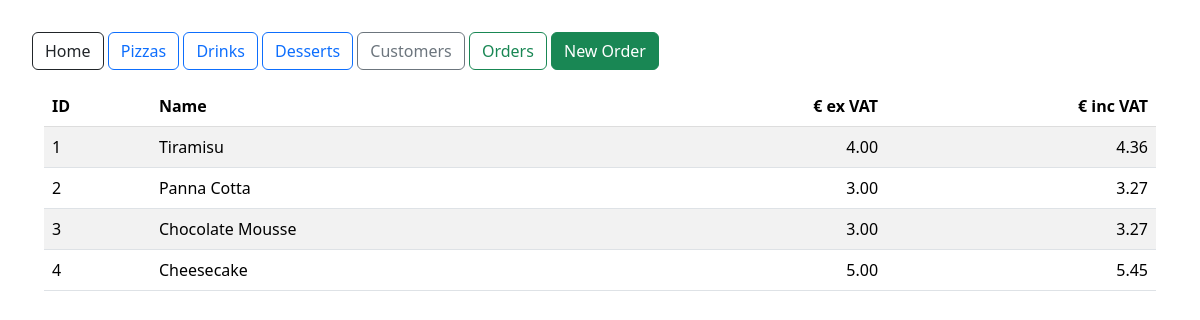
/desserts, run on the app's committed database.
### models.py (models this page shows)
class Dessert(db.Model):
    __tablename__ = "Dessert"
    dessert_id = db.Column(db.Integer, primary_key=True, autoincrement=True)
    name       = db.Column(db.String(64), nullable=False)
    price_excl_vat = db.Column(db.Numeric(10, 2), nullable=False, default=0.00)
    order_items = db.relationship("OrderItem", back_populates="dessert")

### uilogic.py (the view)
@menu_bp.route("/desserts")
def list_desserts():
    rows = db.session.execute(text("""
        SELECT dessert_id, name, price_ex_vat, price_inc_vat
        FROM v_dessert_price
        ORDER BY dessert_id
    """)).mappings().all()
    return render_template("desserts.html", title="Desserts", desserts=rows)

### templates/desserts.html
{% extends "layout.html" %}
{% block content %}
  {% if desserts %}
  <table class="table table-striped align-middle">
    <thead><tr>
      <th>ID</th><th>Name</th>
      <th class="price">€ ex VAT</th><th class="price">€ inc VAT</th>
    </tr></thead>
    <tbody>
      {% for d in desserts %}
      <tr>
        <td>{{ d.dessert_id }}</td>
        <td>{{ d.name }}</td>
        <td class="price">{{ '%.2f'|format(d.price_ex_vat) }}</td>
        <td class="price">{{ '%.2f'|format(d.price_inc_vat) }}</td>
      </tr>
      {% endfor %}
    </tbody>
  </table>
  {% else %}<p>No desserts yet.</p>{% endif %}
{% endblock %}

### templates/layout.html (style rules this page uses)
body { padding: 2rem; }
table { width: 100%; }
th, td { padding: .4rem .6rem; }
thead th { border-bottom: 2px solid #ddd; }
.price { text-align: right; }

### data on the page
Dessert: name "Tiramisu"
Dessert: name "Panna Cotta"
Dessert: name "Chocolate Mousse"
Dessert: name "Cheesecake"

### other printed values
{{ d.dessert_id }} "1" "2" "3" "4"
{{ '%.2f'|format(d.price_ex_vat) }} "4.00" "3.00" "3.00" "5.00"
{{ '%.2f'|format(d.price_inc_vat) }} "4.36" "3.27" "3.27" "5.45"
